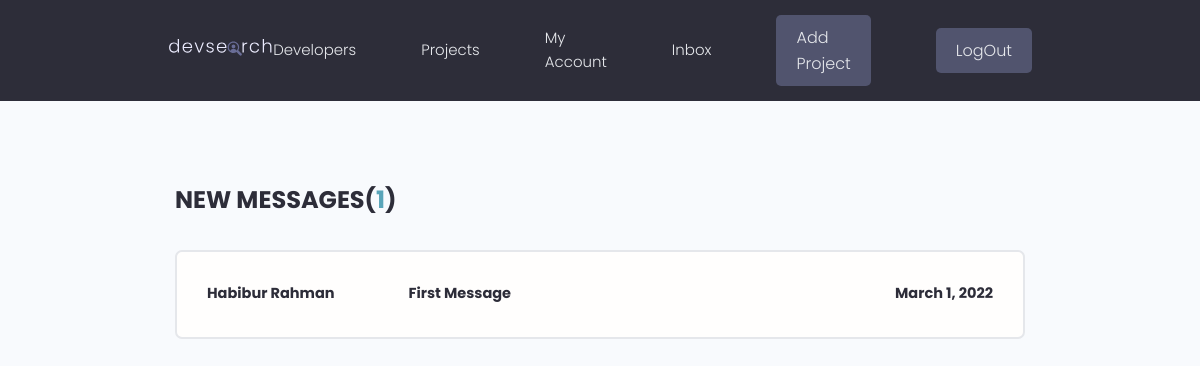
/inbox/ (signed in), run on an earlier commit of the app's database.
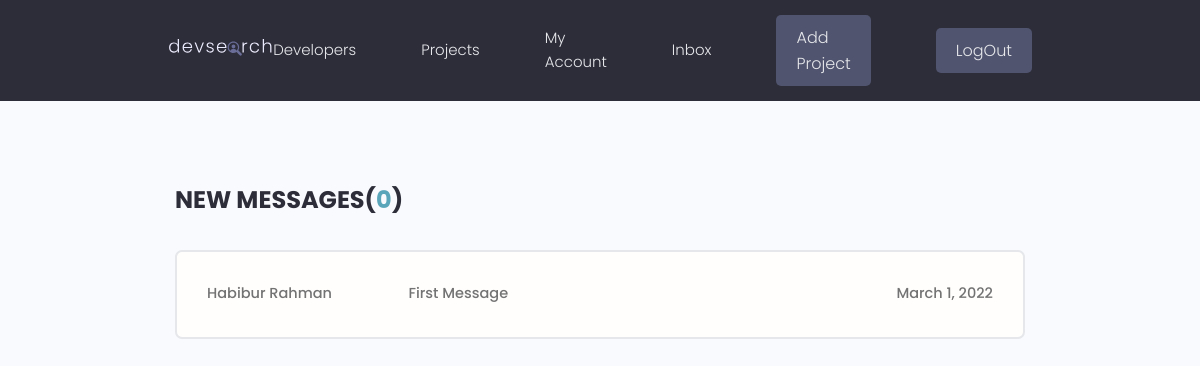
And on a later commit of the database.
### users/models.py (models this page shows, shortened)
class Message(models.Model):
    sender = models.ForeignKey(Profile, on_delete=models.SET_NULL, null=True, blank=True)
    recipient = models.ForeignKey(Profile, on_delete=models.SET_NULL, null=True, blank=True, related_name="messages")
    name = models.CharField(max_length=200, null=True, blank=True)
    email = models.EmailField(max_length=200, null=True, blank=True)
    subject = models.CharField(max_length=200, null=True, blank=True)
    body = models.TextField()
    is_read = models.BooleanField(default=False, null=True)
    created = models.DateField(auto_now_add=True)
    id = models.UUIDField(default=uuid.uuid4, unique=True, primary_key=True, editable=False)
    class Meta:
        ordering = ['is_read', '-created']

### users/views.py (the view)
# urls.py: path('inbox/', views.inbox, name='inbox'),
@login_required(login_url='login')
def inbox(request):
    porfile = request.user.profile
    messageRequests = porfile.messages.all()
    unreadCount = messageRequests.filter(is_read=False).count()
    context = {'messageRequests': messageRequests, 'unreadCount': unreadCount}
    return render(request, 'users/inbox.html', context)

### users/templates/users/inbox.html
{% extends 'main.html' %}
{% block content %}
  <main class="inbox my-xl">
    <div class="content-box">
      <h3 class="inbox__title">New Messages(<span>{{unreadCount}}</span>)</h3>
      <ul class="messages">
        {% for message in messageRequests %}
        {% if message.is_read == False %}
        <li class="message message--unread">
        {% else %}
        <li class="message">
        {% endif %}
          <a href="{% url 'message' message.id%}">
            <span class="message__author">{{message.name}}</span>
            <span class="message__subject">{{message.subject}}</span>
            <span class="message__date">{{message.created}}</span>
          </a>
        </li>
        {% endfor %}
      </ul>
    </div>
  </main>
{% endblock content %}

What changed in the data, as far as the page shows it:
changed Message "Habibur Rahman": is_read False → True (drawn)
Also different on the page:
{{ unreadCount }}: "1" → "0"
